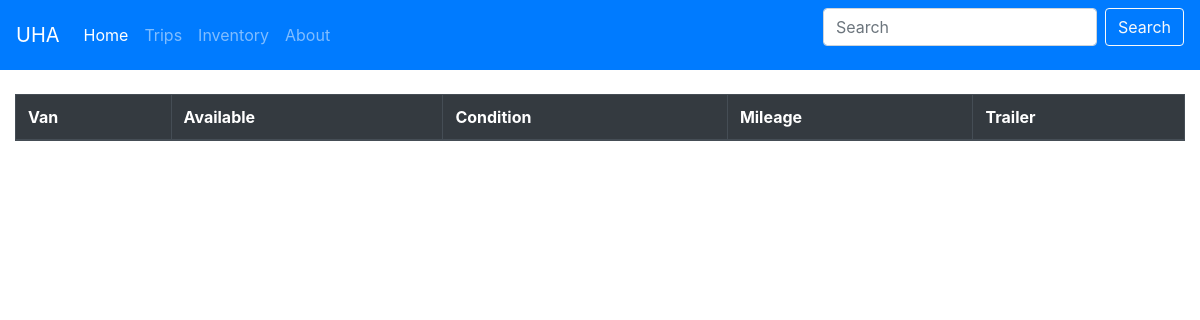
The page /vans/ on the database as committed earlier.
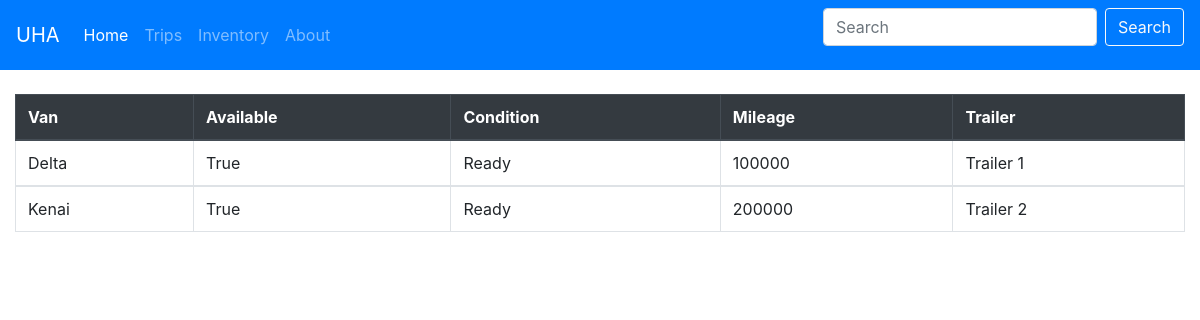
The same page on the database as committed later.
### inventory/models.py (models this page shows, shortened)
class vans(models.Model):
    class Meta:
        verbose_name_plural = "vans"
    choices = (
        ('Ready','No Issues'),
        ('Work Needed','Issues identified'),
        ('Off-Limits','Not usable for treks')
        )
    vanName = models.CharField(max_length=30, unique=True, blank=False)
    condition = models.CharField(max_length=50, choices = choices)
    available = models.BooleanField(default=True, blank=False)
    mileage = models.PositiveIntegerField()
    trailer = models.ForeignKey(trailers, on_delete=models.CASCADE)
    comments = models.TextField(blank=True, null=True)

class trailers(models.Model):
    choices = (
        ('Ready','No Issues'),
        ('Work Needed','Issues identified'),
        ('Off-Limits','Not usable for treks')
        )
    trailer_name = models.CharField(max_length=50, unique=True)
    warehouse = models.ForeignKey(warehouse, on_delete=models.CASCADE)
    condition = models.CharField(max_length=50, choices = choices)
    available = models.BooleanField(default=True, blank=False)
    def __str__(self):
        return self.trailer_name

### inventory/views.py (the view)
# urls.py: url(r'^vans/$', views.VansView.as_view(), name='vans'),
class VansView(generic.ListView):
    model = vans
    template_name = 'inventory/vans_list.html'
    def get_queryset(self):
        return vans.objects.all()

### inventory/templates/inventory/vans_list.html (shortened to what this page needs)
{% extends 'inventory/base.html' %}
{% block body %}
<div class="table-responsive">
    <table class="table table-hover table-bordered">
    <thead class="thead-dark">
        <tr>
        <th scope="col">Van</th>
        <th scope="col">Available</th>
        <th scope="col">Condition</th>
        <th scope="col">Mileage</th>
        <th scope="col">Trailer</th>
        </tr>
    </thead>
    {% for van in object_list %}
    <tbody>
        <tr>
        <td>{{ van.vanName }}</td>
        <td>{{ van.available }}</td>
        <td>{{ van.condition }}</td>
        <td>{{ van.mileage }}</td>
        <td>{{ van.trailer }}
        </tr>
    {% endfor %}
    </tbody>
    </table>
</div>
{% endblock body %}

Rows that differ between the two databases and show on the page:
added vans: vanName "Delta", available "True", condition "Ready", mileage "100000", trailer "Trailer 1"
added vans: vanName "Kenai", available "True", condition "Ready", mileage "200000", trailer "Trailer 2"
